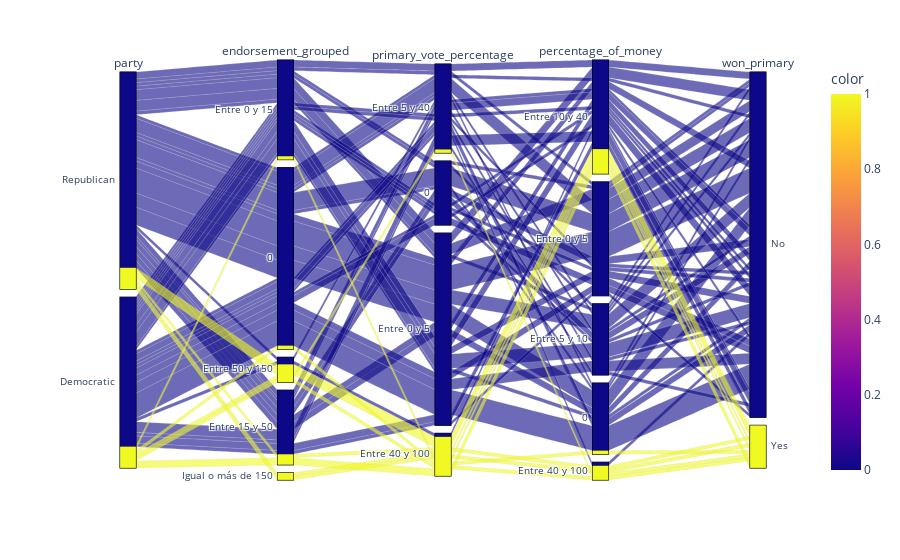

Notebook code cell kept with this figure:
### Markdown cell above
A continuación se presenta un gráfico interactivo el cual relaciona el partido, la cantidad de puntos de apoyo obtenidos, el porcentaje de votos en elecciones primarias, el porcentaje de dinero recaudado (estos tres últimos agrupados para lograr una mejor comprensión) y si ganó o no las elecciones primarias.  
*Nota: Es interactivo ya que al posicionar el puntero por sobre una categoría se resaltan todos los otros valores relacionados, cada línea une los valores obtenidos por un candidato.*

### Code cell
import plotly.express as px
from plotly.offline import init_notebook_mode, iplot
init_notebook_mode(connected=True)
data_prueba = data.copy()
def agrupar(x):
    return '0' if x == 0 else 'Entre 0 y 15' if x < 15 else \
            'Entre 15 y 50' if x < 50 else 'Entre 50 y 150' if x<150 else 'Igual o más de 150'
data_prueba['endorsement_grouped'] = data_prueba['endorsement_points'].agg(agrupar)

def agrupar(x):
    return '0' if x == 0 else 'Entre 0 y 5' if x < 5 else 'Entre 5 y 10' if x < 10 else \
            'Entre 10 y 40' if x < 40 else 'Entre 40 y 100'
data_prueba['percentage_of_money'] = data_prueba['percentage_of_money'].agg(agrupar)

def agrupar(x):
    return '0' if x == 0 else 'Entre 0 y 5' if x < 5 else \
            'Entre 5 y 40' if x < 40 else 'Entre 40 y 100'
data_prueba['primary_vote_percentage'] = data_prueba['primary_vote_percentage'].agg(agrupar)

data_prueba['color'] = data_prueba['won_primary'].agg(lambda x: 1 if x=='Yes' else 0)
fig = px.parallel_categories(data_prueba, dimensions=['party', 'endorsement_grouped', 'primary_vote_percentage', 'percentage_of_money', 'won_primary'], color='color')

fig.show()

### Figure 1 — Plotly figure (JSON) as saved in the notebook; plotly's stock layout.template omitted (floating-point values rounded to 4 significant figures)
{"data": [{"dimensions": [{"label": "party", "values": ["Republican", "Republican", "Republican", "Republican", "Republican", "Republican", "Republican", "Republican", "Republican", "Republican", "Democratic", "Democratic", "Democratic", "Democratic", "Democratic", "Democratic", "Democratic", "Democratic", "Republican", "Republican", "Republican", "Republican", "Republican", "Republican", "Republican", "Republican", "Democratic", "Democratic", "Democratic", "Democratic", "Democratic", "Democratic", "Democratic", "Democratic", "Democratic", "Democratic", "Democratic", "Democratic", "Democratic", "Democratic", "Democratic", "Democratic", "Democratic", "Democratic", "Democratic", "Republican", "Republican", "Republican", "Republican", "Republican", "Republican", "Republican", "Republican", "Republican", "Republican", "Republican", "Republican", "Republican", "Republican", "Republican", "Republican", "Republican", "Republican", "Republican", "Republican", "Republican", "Democratic", "Democratic", "Democratic", "Democratic", "Democratic", "Democratic", "Democratic", "Democratic", "Democratic", "Democratic", "Democratic", "Democratic", "Republican", "Republican", "Republican", "Republican", "Republican", "Republican", "Republican", "Republican", "Republican", "Republican", "Republican", "Republican", "Democratic", "Democratic", "Democratic", "Democratic", "Democratic", "Democratic", "Democratic", "Democratic", "Democratic", "Republican", "Republican", "Republican", "Republican", "Republican", "Republican", "Republican", "Republican", "Republican", "Republican"]}, {"label": "endorsement_grouped", "values": ["Entre 0 y 15", "0", "0", "Entre 0 y 15", "0", "Entre 50 y 150", "Entre 0 y 15", "0", "0", "0", "0", "0", "0", "0", "Entre 0 y 15", "Entre 0 y 15", "Entre 50 y 150", "0", "Entre 50 y 150", "Entre 15 y 50", "0", "Entre 0 y 15", "Entre 15 y 50", "0", "0", "0", "0", "0", "0", "Entre 15 y 50", "0", "Entre 0 y 15", "Entre 0 y 15", "Entre 15 y 50", "Entre 0 y 15", "0", "Entre 0 y 15", "Entre 0 y 15", "0", "0", "0", "0", "0", "0", "0", "0", "Entre 0 y 15", "Entre 0 y 15", "0", "Igual o más de 150", "Entre 15 y 50", "Entre 15 y 50", "0", "0", "0", "Entre 15 y 50", "0", "0", "Entre 0 y 15", "Entre 0 y 15", "Entre 15 y 50", "Igual o más de 150", "0", "0", "Entre 15 y 50", "Entre 15 y 50", "Entre 0 y 15", "Entre 50 y 150", "Entre 15 y 50", "Entre 0 y 15", "Entre 15 y 50", "Entre 0 y 15", "Entre 0 y 15", "Entre 15 y 50", "Entre 15 y 50", "Entre 15 y 50", "Entre 0 y 15", "Entre 0 y 15", "Entre 0 y 15", "0", "Entre 50 y 150", "Entre 0 y 15", "Entre 15 y 50", "0", "0", "0", "0", "Entre 15 y 50", "Entre 0 y 15", "Entre 50 y 150", "Entre 15 y 50", "Entre 15 y 50", "0", "Entre 50 y 150", "0", "Entre 0 y 15", "0", "Entre 0 y 15", "Entre 0 y 15", "0", "0", "0", "0", "Entre 15 y 50", "Entre 0 y 15", "Entre 15 y 50", "0", "0", "0"]}, {"label": "primary_vote_percentage", "values": ["Entre 5 y 40", "0", "Entre 0 y 5", "Entre 0 y 5", "Entre 0 y 5", "Entre 40 y 100", "Entre 0 y 5", "Entre 5 y 40", "0", "Entre 0 y 5", "Entre 0 y 5", "Entre 0 y 5", "Entre 0 y 5", "Entre 5 y 40", "Entre 0 y 5", "Entre 0 y 5", "Entre 5 y 40", "Entre 5 y 40", "Entre 40 y 100", "Entre 5 y 40", "Entre 0 y 5", "Entre 0 y 5", "0", "Entre 5 y 40", "Entre 0 y 5", "Entre 0 y 5", "0", "Entre 0 y 5", "Entre 0 y 5", "Entre 5 y 40", "Entre 0 y 5", "Entre 0 y 5", "Entre 40 y 100", "Entre 5 y 40", "Entre 5 y 40", "Entre 0 y 5", "Entre 0 y 5", "0", "Entre 0 y 5", "Entre 40 y 100", "0", "Entre 5 y 40", "Entre 0 y 5", "Entre 5 y 40", "Entre 0 y 5", "Entre 0 y 5", "0", "Entre 0 y 5", "Entre 5 y 40", "Entre 40 y 100", "Entre 0 y 5", "0", "Entre 5 y 40", "Entre 0 y 5", "Entre 0 y 5", "0", "0", "Entre 5 y 40", "Entre 0 y 5", "0", "Entre 5 y 40", "Entre 40 y 100", "Entre 0 y 5", "0", "Entre 0 y 5", "0", "Entre 5 y 40", "Entre 40 y 100", "Entre 0 y 5", "Entre 0 y 5", "Entre 0 y 5", "0", "Entre 0 y 5", "Entre 40 y 100", "Entre 5 y 40", "Entre 5 y 40", "Entre 0 y 5", "0", "Entre 0 y 5", "Entre 5 y 40", "Entre 5 y 40", "Entre 0 y 5", "Entre 0 y 5", "Entre 0 y 5", "0", "Entre 0 y 5", "0", "Entre 0 y 5", "Entre 5 y 40", "Entre 40 y 100", "Entre 0 y 5", "Entre 40 y 100", "0", "Entre 40 y 100", "Entre 0 y 5", "Entre 0 y 5", "Entre 0 y 5", "Entre 0 y 5", "Entre 0 y 5", "Entre 0 y 5", "Entre 5 y 40", "Entre 0 y 5", "Entre 0 y 5", "Entre 5 y 40", "Entre 5 y 40", "Entre 40 y 100", "Entre 0 y 5", "Entre 0 y 5", "Entre 0 y 5"]}, {"label": "percentage_of_money", "values": ["Entre 10 y 40", "Entre 0 y 5", "Entre 10 y 40", "Entre 10 y 40", "Entre 0 y 5", "Entre 10 y 40", "Entre 5 y 10", "Entre 0 y 5", "0", "Entre 0 y 5", "Entre 5 y 10", "0", "Entre 5 y 10", "0", "Entre 10 y 40", "Entre 5 y 10", "Entre 40 y 100", "Entre 5 y 10", "Entre 10 y 40", "Entre 10 y 40", "Entre 0 y 5", "Entre 10 y 40", "Entre 0 y 5", "Entre 10 y 40", "Entre 5 y 10", "0", "Entre 0 y 5", "0", "Entre 5 y 10", "Entre 10 y 40", "0", "Entre 10 y 40", "Entre 10 y 40", "Entre 5 y 10", "Entre 0 y 5", "0", "Entre 5 y 10", "Entre 10 y 40", "0", "0", "Entre 10 y 40", "0", "0", "Entre 40 y 100", "0", "Entre 0 y 5", "Entre 0 y 5", "Entre 10 y 40", "0", "Entre 10 y 40", "Entre 10 y 40", "Entre 5 y 10", "Entre 5 y 10", "0", "Entre 5 y 10", "Entre 5 y 10", "Entre 0 y 5", "Entre 0 y 5", "Entre 0 y 5", "Entre 5 y 10", "Entre 10 y 40", "Entre 40 y 100", "Entre 5 y 10", "Entre 0 y 5", "0", "Entre 0 y 5", "Entre 10 y 40", "Entre 40 y 100", "Entre 10 y 40", "Entre 0 y 5", "Entre 10 y 40", "Entre 0 y 5", "Entre 0 y 5", "Entre 10 y 40", "Entre 10 y 40", "Entre 10 y 40", "0", "Entre 5 y 10", "Entre 0 y 5", "Entre 0 y 5", "Entre 10 y 40", "Entre 0 y 5", "Entre 10 y 40", "Entre 0 y 5", "Entre 0 y 5", "0", "Entre 0 y 5", "0", "Entre 0 y 5", "Entre 10 y 40", "Entre 0 y 5", "Entre 10 y 40", "Entre 0 y 5", "Entre 10 y 40", "Entre 0 y 5", "Entre 10 y 40", "Entre 0 y 5", "Entre 5 y 10", "Entre 5 y 10", "Entre 0 y 5", "Entre 0 y 5", "0", "Entre 0 y 5", "Entre 5 y 10", "Entre 10 y 40", "Entre 40 y 100", "Entre 10 y 40", "0", "Entre 5 y 10"]}, {"label": "won_primary", "values": ["No", "No", "No", "No", "No", "Yes", "No", "No", "No", "No", "No", "No", "No", "No", "No", "No", "Yes", "No", "Yes", "No", "No", "No", "No", "No", "No", "No", "No", "No", "No", "No", "No", "No", "Yes", "No", "No", "No", "No", "No", "No", "Yes", "No", "No", "No", "No", "No", "No", "No", "No", "No", "Yes", "No", "No", "No", "No", "No", "No", "No", "No", "No", "No", "No", "Yes", "No", "No", "No", "No", "No", "Yes", "No", "No", "No", "No", "No", "Yes", "No", "No", "No", "No", "No", "No", "No", "No", "No", "No", "No", "No", "No", "No", "No", "Yes", "No", "Yes", "No", "No", "No", "No", "No", "No", "No", "No", "No", "No", "No", "No", "No", "Yes", "No", "No", "No"]}], "domain": {"x": [0.0, 1.0], "y": [0.0, 1.0]}, "line": {"color": [0, 0, 0, 0, 0, 1, 0, 0, 0, 0, 0, 0, 0, 0, 0, 0, 1, 0, 1, 0, 0, 0, 0, 0, 0, 0, 0, 0, 0, 0, 0, 0, 1, 0, 0, 0, 0, 0, 0, 1, 0, 0, 0, 0, 0, 0, 0, 0, 0, 1, 0, 0, 0, 0, 0, 0, 0, 0, 0, 0, 0, 1, 0, 0, 0, 0, 0, 1, 0, 0, 0, 0, 0, 1, 0, 0, 0, 0, 0, 0, 0, 0, 0, 0, 0, 0, 0, 0, 0, 1, 0, 1, 0, 0, 0, 0, 0, 0, 0, 0, 0, 0, 0, 0, 0, 1, 0, 0, 0], "coloraxis": "coloraxis"}, "name": "", "type": "parcats"}], "layout": {"coloraxis": {"colorbar": {"title": {"text": "color"}}, "colorscale": [[0.0, "#0d0887"], [0.1111, "#46039f"], [0.2222, "#7201a8"], [0.3333, "#9c179e"], [0.4444, "#bd3786"], [0.5556, "#d8576b"], [0.6667, "#ed7953"], [0.7778, "#fb9f3a"], [0.8889, "#fdca26"], [1.0, "#f0f921"]]}, "legend": {"tracegroupgap": 0}, "margin": {"t": 60}}}
